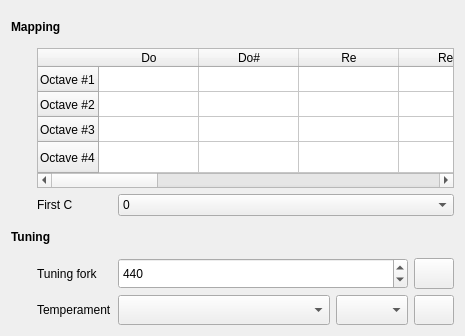
<?xml version="1.0" encoding="UTF-8"?>
<ui version="4.0">
 <class>ConfigSectionKeyboard</class>
 <widget class="QWidget" name="ConfigSectionKeyboard">
  <property name="geometry">
   <rect>
    <x>0</x>
    <y>0</y>
    <width>465</width>
    <height>336</height>
   </rect>
  </property>
  <property name="windowTitle">
   <string notr="true">Form</string>
  </property>
  <layout class="QGridLayout" name="gridLayout">
   <item row="3" column="0">
    <spacer name="horizontalSpacer">
     <property name="orientation">
      <enum>Qt::Horizontal</enum>
     </property>
     <property name="sizeType">
      <enum>QSizePolicy::Fixed</enum>
     </property>
     <property name="sizeHint" stdset="0">
      <size>
       <width>20</width>
       <height>20</height>
      </size>
     </property>
    </spacer>
   </item>
   <item row="6" column="1">
    <widget class="QLabel" name="label">
     <property name="text">
      <string>Tuning fork</string>
     </property>
    </widget>
   </item>
   <item row="7" column="2">
    <widget class="QComboBox" name="comboTemperament">
     <property name="sizePolicy">
      <sizepolicy hsizetype="MinimumExpanding" vsizetype="Preferred">
       <horstretch>0</horstretch>
       <verstretch>0</verstretch>
      </sizepolicy>
     </property>
    </widget>
   </item>
   <item row="6" column="4">
    <widget class="QPushButton" name="pushDefaultTuningFork">
     <property name="sizePolicy">
      <sizepolicy hsizetype="Minimum" vsizetype="Preferred">
       <horstretch>0</horstretch>
       <verstretch>0</verstretch>
      </sizepolicy>
     </property>
     <property name="toolTip">
      <string>Back to default value</string>
     </property>
     <property name="text">
      <string/>
     </property>
    </widget>
   </item>
   <item row="4" column="1">
    <widget class="QLabel" name="label_3">
     <property name="text">
      <string>First C</string>
     </property>
    </widget>
   </item>
   <item row="2" column="0" colspan="5">
    <widget class="QLabel" name="labelSubTitle2">
     <property name="font">
      <font>
       <bold>true</bold>
      </font>
     </property>
     <property name="text">
      <string>Mapping</string>
     </property>
    </widget>
   </item>
   <item row="7" column="4">
    <widget class="QPushButton" name="pushDefaultTemperament">
     <property name="sizePolicy">
      <sizepolicy hsizetype="Minimum" vsizetype="Preferred">
       <horstretch>0</horstretch>
       <verstretch>0</verstretch>
      </sizepolicy>
     </property>
     <property name="toolTip">
      <string>Back to default value</string>
     </property>
     <property name="text">
      <string/>
     </property>
    </widget>
   </item>
   <item row="4" column="2" colspan="3">
    <widget class="QComboBox" name="comboFirstC">
     <property name="currentIndex">
      <number>0</number>
     </property>
     <item>
      <property name="text">
       <string notr="true">0</string>
      </property>
     </item>
     <item>
      <property name="text">
       <string notr="true">12</string>
      </property>
     </item>
     <item>
      <property name="text">
       <string notr="true">24</string>
      </property>
     </item>
     <item>
      <property name="text">
       <string notr="true">36</string>
      </property>
     </item>
     <item>
      <property name="text">
       <string notr="true">48</string>
      </property>
     </item>
     <item>
      <property name="text">
       <string notr="true">60</string>
      </property>
     </item>
     <item>
      <property name="text">
       <string notr="true">72</string>
      </property>
     </item>
     <item>
      <property name="text">
       <string notr="true">84</string>
      </property>
     </item>
    </widget>
   </item>
   <item row="5" column="0" colspan="5">
    <widget class="QLabel" name="labelSubTitle1">
     <property name="font">
      <font>
       <bold>true</bold>
      </font>
     </property>
     <property name="text">
      <string>Tuning</string>
     </property>
    </widget>
   </item>
   <item row="3" column="1" colspan="4">
    <widget class="QTableWidget" name="tableKeyboardMap">
     <property name="sizePolicy">
      <sizepolicy hsizetype="Expanding" vsizetype="MinimumExpanding">
       <horstretch>0</horstretch>
       <verstretch>0</verstretch>
      </sizepolicy>
     </property>
     <property name="maximumSize">
      <size>
       <width>16777215</width>
       <height>140</height>
      </size>
     </property>
     <property name="frameShape">
      <enum>QFrame::StyledPanel</enum>
     </property>
     <property name="horizontalScrollBarPolicy">
      <enum>Qt::ScrollBarAlwaysOn</enum>
     </property>
     <property name="showDropIndicator" stdset="0">
      <bool>false</bool>
     </property>
     <property name="dragDropOverwriteMode">
      <bool>false</bool>
     </property>
     <property name="selectionMode">
      <enum>QAbstractItemView::NoSelection</enum>
     </property>
     <property name="horizontalScrollMode">
      <enum>QAbstractItemView::ScrollPerPixel</enum>
     </property>
     <property name="cornerButtonEnabled">
      <bool>false</bool>
     </property>
     <attribute name="horizontalHeaderHighlightSections">
      <bool>false</bool>
     </attribute>
     <attribute name="verticalHeaderDefaultSectionSize">
      <number>25</number>
     </attribute>
     <attribute name="verticalHeaderHighlightSections">
      <bool>false</bool>
     </attribute>
     <attribute name="verticalHeaderStretchLastSection">
      <bool>true</bool>
     </attribute>
     <row>
      <property name="text">
       <string>Octave #1</string>
      </property>
     </row>
     <row>
      <property name="text">
       <string>Octave #2</string>
      </property>
     </row>
     <row>
      <property name="text">
       <string>Octave #3</string>
      </property>
     </row>
     <row>
      <property name="text">
       <string>Octave #4</string>
      </property>
     </row>
     <column>
      <property name="text">
       <string notr="true">Do</string>
      </property>
     </column>
     <column>
      <property name="text">
       <string notr="true">Do#</string>
      </property>
     </column>
     <column>
      <property name="text">
       <string notr="true">Re</string>
      </property>
     </column>
     <column>
      <property name="text">
       <string notr="true">Re#</string>
      </property>
     </column>
     <column>
      <property name="text">
       <string notr="true">Mi</string>
      </property>
     </column>
     <column>
      <property name="text">
       <string notr="true">Fa</string>
      </property>
     </column>
     <column>
      <property name="text">
       <string notr="true">Fa#</string>
      </property>
     </column>
     <column>
      <property name="text">
       <string notr="true">Sol</string>
      </property>
     </column>
     <column>
      <property name="text">
       <string notr="true">Sol#</string>
      </property>
     </column>
     <column>
      <property name="text">
       <string notr="true">La</string>
      </property>
     </column>
     <column>
      <property name="text">
       <string notr="true">La#</string>
      </property>
     </column>
     <column>
      <property name="text">
       <string notr="true">Si</string>
      </property>
     </column>
     <column>
      <property name="text">
       <string notr="true">Do</string>
      </property>
     </column>
    </widget>
   </item>
   <item row="7" column="1">
    <widget class="QLabel" name="label_2">
     <property name="text">
      <string>Temperament</string>
     </property>
    </widget>
   </item>
   <item row="7" column="3">
    <widget class="QComboBox" name="comboTemperamentRelativeKey">
     <property name="sizePolicy">
      <sizepolicy hsizetype="Preferred" vsizetype="Preferred">
       <horstretch>0</horstretch>
       <verstretch>0</verstretch>
      </sizepolicy>
     </property>
    </widget>
   </item>
   <item row="6" column="2" colspan="2">
    <widget class="QSpinBox" name="spinTuningFork">
     <property name="sizePolicy">
      <sizepolicy hsizetype="MinimumExpanding" vsizetype="Preferred">
       <horstretch>0</horstretch>
       <verstretch>0</verstretch>
      </sizepolicy>
     </property>
     <property name="minimum">
      <number>390</number>
     </property>
     <property name="maximum">
      <number>470</number>
     </property>
     <property name="value">
      <number>440</number>
     </property>
    </widget>
   </item>
  </layout>
 </widget>
 <tabstops>
  <tabstop>tableKeyboardMap</tabstop>
  <tabstop>comboFirstC</tabstop>
  <tabstop>spinTuningFork</tabstop>
  <tabstop>pushDefaultTuningFork</tabstop>
  <tabstop>comboTemperament</tabstop>
  <tabstop>comboTemperamentRelativeKey</tabstop>
  <tabstop>pushDefaultTemperament</tabstop>
 </tabstops>
 <resources/>
 <connections/>
</ui>
